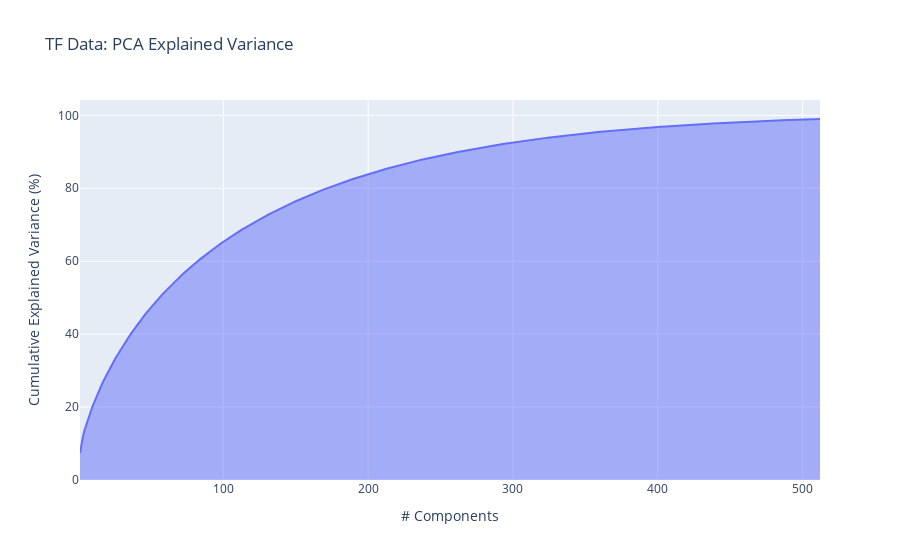
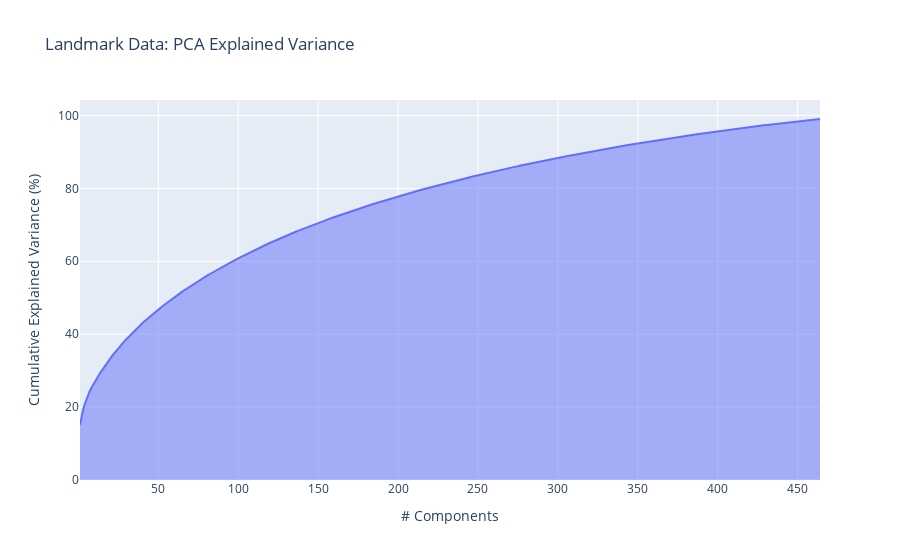
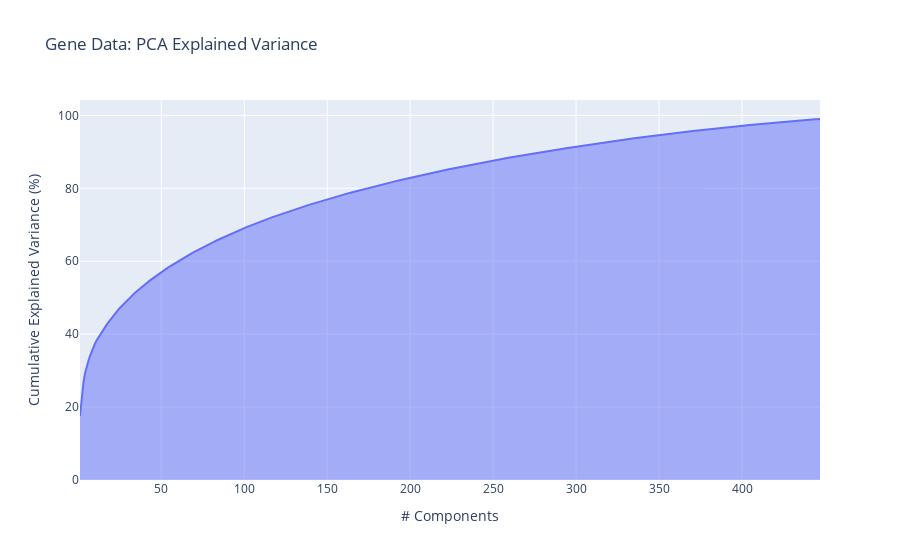
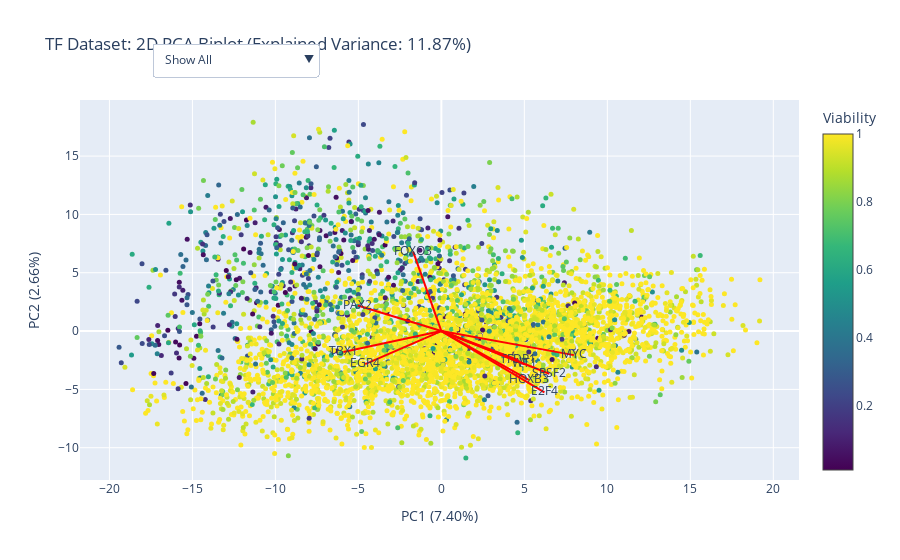

Write notebook code for charts like these, in order.
### Markdown cell above
## Dimensionality Reduction and High-Dimensional Data Visualization

To enhance the interpretability of our high-dimensional datasets (Transcriptomics and Gene Expression data), we apply **dimensionality reduction** techniques. These steps are optional and can be toggled based on the project configuration. Below is an outline of the methodology:

---

### 1. **Variance Thresholding**
   - **Objective**: Reduce the number of features by removing those with low variance across samples, as they contribute little to predictive power.
   - **Process**:
     - Separate features and the target (viability).
     - Apply the `VarianceThreshold` technique using configurable thresholds specific to each dataset.
     - Retain only features with variance above the set threshold.
   - **Impact**:
     - Variance Thresholding reduces the dimensionality of the data while retaining the most informative features.
   - **Outcome**:
     - Both datasets (TF and Gene data) are reduced in feature dimensionality, and the shapes are logged for reference.

### 2. **Principal Component Analysis (PCA)**
   - **Objective**: Reduce the dataset's dimensionality while preserving most of the variance.
   - **Steps**:
     1. **Perform PCA**:
        - Extract the variance ratio and compute the principal components for both datasets.
        - Configure the amount of variance to retain (e.g., 95%).
     2. **Scree Plot**:
        - Visualize the explained variance ratio of each principal component to determine the retained dimensionality.
     3. **2D and 3D Biplots**:
        - Visualize the data in lower dimensions (2D and 3D) for interpretability and exploration of variance patterns.
        - Highlight the top contributing features (loadings) in the reduced space.
   - **Visual Outputs**:
     - **Scree Plots**: Show the cumulative explained variance across principal components.
     - **2D and 3D PCA Biplots**:
       - Represent the samples in the reduced dimensional space.
       - Include annotated loadings of the top contributing features for interpretability.

---

### 3. **t-SNE Visualization**
   - **Objective**: Visualize the complex patterns and relationships in the high-dimensional data by mapping it to 2D or 3D spaces.
   - **Steps**:
     - Perform t-SNE on the PCA-transformed data to further highlight separations or clusters within the data.
     - Visualize both datasets in 2D and 3D spaces.
   - **Visual Outputs**:
     - **2D t-SNE Plots**: Provide a planar visualization of clusters in the reduced feature space.
     - **3D t-SNE Plots**: Add depth to the visualization for better exploration of high-dimensional relationships.

---

### Summary of Configurable Steps
1. **Variance Thresholding**: Enabled/disabled via `config["preprocess"]["use_vt"]`.
2. **PCA**: Enabled/disabled via `config["preprocess"]["use_pca"]` with adjustable variance thresholds for TF and Gene datasets.
3. **t-SNE**: Automatically applied on PCA-transformed data for enhanced visualization.

These dimensionality reduction and visualization techniques help ensure that we retain meaningful information while exploring patterns in the data. They provide a strong foundation for understanding the datasets before applying predictive modeling.

### Code cell
## Perform Feature Selection and Dimensionality Reduction
if config["preprocess"]["use_vt"]:
    # Separate features and target
    tf_features = tf_df.drop(columns=["viability"])
    tf_target = tf_df["viability"]
    landmark_features = landmark_df.drop(columns=["viability"])
    landmark_target = landmark_df["viability"]
    gene_features = gene_df.drop(columns=["viability"])
    gene_target = gene_df["viability"]

    # Instantiate separate VarianceThreshold selectors for each dataset
    tf_selector = VarianceThreshold(threshold=config["preprocess"]["vt_threshold_tf"])
    landmark_selector = VarianceThreshold(
        threshold=config["preprocess"]["vt_threshold_landmark"]
    )
    gene_selector = VarianceThreshold(
        threshold=config["preprocess"]["vt_threshold_gene"]
    )

    # Apply VarianceThreshold to the features
    tf_features_selected = tf_selector.fit_transform(tf_features)
    landmark_features_selected = landmark_selector.fit_transform(landmark_features)
    gene_features_selected = gene_selector.fit_transform(gene_features)

    # Convert the results back to DataFrames
    tf_features_selected = pd.DataFrame(
        tf_features_selected, columns=tf_features.columns[tf_selector.get_support()]
    )
    landmark_features_selected = pd.DataFrame(
        landmark_features_selected,
        columns=landmark_features.columns[landmark_selector.get_support()],
    )
    gene_features_selected = pd.DataFrame(
        gene_features_selected,
        columns=gene_features.columns[gene_selector.get_support()],
    )

    # Concatenate the target column back to the selected features
    tf_df = pd.concat([tf_features_selected, tf_target.reset_index(drop=True)], axis=1)
    landmark_df = pd.concat(
        [landmark_features_selected, landmark_target.reset_index(drop=True)], axis=1
    )
    gene_df = pd.concat(
        [gene_features_selected, gene_target.reset_index(drop=True)], axis=1
    )

    # Log the shape of the datasets after applying VarianceThreshold
    logging.debug(
        f"TF data shape after VarianceThreshold: {tf_df.shape}, Landmark data shape after VarianceThreshold: {landmark_df.shape}, Gene data shape after VarianceThreshold: {gene_df.shape}")

if config["preprocess"]["use_pca"]:
    # Step 1: Extract the original feature names
    tf_feature_names = X_tf_train.columns.to_list()
    landmark_feature_names = X_landmark_train.columns.to_list() 
    gene_feature_names = X_gene_train.columns.to_list()

    # Step 2: Perform PCA
    X_tf_train_pca, tf_pca = perform_pca(
        X_tf_train, config["preprocess"]["pca_var_tf"]
    )
    X_landmark_train_pca, landmark_pca = perform_pca(
        X_landmark_train, config["preprocess"]["pca_var_landmark"]
    )
    X_gene_train_pca, gene_pca = perform_pca(
        X_gene_train, config["preprocess"]["pca_var_gene"]
    )

    logging.debug(
        f"TF data shape after PCA: {X_tf_train_pca.shape}, Landmark data shape after PCA: {X_landmark_train_pca.shape}, Gene data shape after PCA: {X_gene_train_pca.shape}"
    )
    # Step 3: Scree Plot
    plot_pca_variance(tf_pca, "TF Data", save_path="../assets/figures/Phase 1/TF_PCA_Scree_Plot.html")
    plot_pca_variance(landmark_pca, "Landmark Data", save_path="../assets/figures/Phase 1/Landmark_PCA_Scree_Plot.html")
    plot_pca_variance(gene_pca, "Gene Data", save_path="../assets/figures/Phase 1/Gene_PCA_Scree_Plot.html")

    # Step 4: 3D PCA Biplots
    create_pca_biplot(
        pca=tf_pca,
        X=X_tf_train_pca,
        Y=y_tf_train,
        features=tf_feature_names,
        dimension="2D",
        dataset_name="TF Dataset",
        top_n_loadings=10,
        sample_size=30000,
        loading_scale=10,
        save_path="../assets/figures/Phase 1/TF_PCA_Biplot.html",
    )
    
    create_pca_biplot(
        pca=landmark_pca,
        X=X_landmark_train_pca,
        Y=y_landmark_train,
        features=landmark_feature_names,
        dimension="2D",
        dataset_name="Landmark Dataset",
        top_n_loadings=10,
        sample_size=30000,
        loading_scale=10,
        save_path="../assets/figures/Phase 1/Landmark_PCA_Biplot.html",
    )

    # create_pca_biplot(
    #     pca=gene_pca,
    #     X=X_gene_train_pca,
    #     Y=y_gene_train,
    #     features=gene_feature_names,
    #     dimension="2D",
    #     dataset_name="Gene Dataset",
    #     top_n_loadings=10,
    #     sample_size=1000,
    #     loading_scale=10,
    #     save_path="../assets/figures/Phase 1/Gene_PCA_Biplot.html",
    # )

    # # Step 5: TSNE Plots
    # create_tsne_plot(
    #     X_tf_train_pca,
    #     y_tf_train,
    #     target_column="viability",
    #     sample_size=1000,
    #     dimension="2D",
    #     dataset_name="TF Data TSNE",
    #     save_path="../assets/figures/Phase 1/TF_TSNE_Plot.html",
    # )

    # create_tsne_plot(
    #     X_gene_train_pca,
    #     y_gene_train,
    #     target_column="viability",
    #     sample_size=1000,
    #     dimension="3D",
    #     dataset_name="Gene Data TSNE",
    #     save_path="../assets/figures/Phase 1/Gene_TSNE_Plot.html",
    # )

### Figure 1 — Plotly figure (JSON) as saved in the notebook; plotly's stock layout.template omitted (floating-point values rounded to 4 significant figures; data arrays with more than 128 entries replaced by an {"elided": "..."} marker saying what was removed)
{"data": [{"fillpattern": {"shape": ""}, "hovertemplate": "# Components=%{x}<br>Cumulative Explained Variance (%)=%{y}<extra></extra>", "legendgroup": "", "line": {"color": "#636efa"}, "marker": {"symbol": "circle"}, "mode": "lines", "name": "", "orientation": "v", "showlegend": false, "stackgroup": "1", "type": "scatter", "x": {"elided": "512 int values"}, "xaxis": "x", "y": {"elided": "512 float values"}, "yaxis": "y"}], "layout": {"legend": {"tracegroupgap": 0}, "title": {"text": "TF Data: PCA Explained Variance"}, "xaxis": {"anchor": "y", "domain": [0, 1], "title": {"text": "# Components"}}, "yaxis": {"anchor": "x", "domain": [0, 1], "title": {"text": "Cumulative Explained Variance (%)"}}}}

### Figure 2 — Plotly figure (JSON) as saved in the notebook; plotly's stock layout.template omitted (floating-point values rounded to 4 significant figures; data arrays with more than 128 entries replaced by an {"elided": "..."} marker saying what was removed)
{"data": [{"fillpattern": {"shape": ""}, "hovertemplate": "# Components=%{x}<br>Cumulative Explained Variance (%)=%{y}<extra></extra>", "legendgroup": "", "line": {"color": "#636efa"}, "marker": {"symbol": "circle"}, "mode": "lines", "name": "", "orientation": "v", "showlegend": false, "stackgroup": "1", "type": "scatter", "x": {"elided": "464 int values"}, "xaxis": "x", "y": {"elided": "464 float values"}, "yaxis": "y"}], "layout": {"legend": {"tracegroupgap": 0}, "title": {"text": "Landmark Data: PCA Explained Variance"}, "xaxis": {"anchor": "y", "domain": [0, 1], "title": {"text": "# Components"}}, "yaxis": {"anchor": "x", "domain": [0, 1], "title": {"text": "Cumulative Explained Variance (%)"}}}}

### Figure 3 — Plotly figure (JSON) as saved in the notebook; plotly's stock layout.template omitted (floating-point values rounded to 4 significant figures; data arrays with more than 128 entries replaced by an {"elided": "..."} marker saying what was removed)
{"data": [{"fillpattern": {"shape": ""}, "hovertemplate": "# Components=%{x}<br>Cumulative Explained Variance (%)=%{y}<extra></extra>", "legendgroup": "", "line": {"color": "#636efa"}, "marker": {"symbol": "circle"}, "mode": "lines", "name": "", "orientation": "v", "showlegend": false, "stackgroup": "1", "type": "scatter", "x": {"elided": "447 int values"}, "xaxis": "x", "y": {"elided": "447 float values"}, "yaxis": "y"}], "layout": {"legend": {"tracegroupgap": 0}, "title": {"text": "Gene Data: PCA Explained Variance"}, "xaxis": {"anchor": "y", "domain": [0, 1], "title": {"text": "# Components"}}, "yaxis": {"anchor": "x", "domain": [0, 1], "title": {"text": "Cumulative Explained Variance (%)"}}}}

### Figure 4 — Plotly figure (JSON) as saved in the notebook; plotly's stock layout.template omitted (floating-point values rounded to 4 significant figures; data arrays with more than 128 entries replaced by an {"elided": "..."} marker saying what was removed)
{"data": [{"marker": {"color": {"elided": "5000 float values"}, "colorbar": {"title": {"text": "Viability"}}, "colorscale": [[0, "#440154"], [0.1111, "#482878"], [0.2222, "#3e4989"], [0.3333, "#31688e"], [0.4444, "#26828e"], [0.5556, "#1f9e89"], [0.6667, "#35b779"], [0.7778, "#6ece58"], [0.8889, "#b5de2b"], [1, "#fde725"]], "showscale": true, "size": 5}, "mode": "markers", "name": "Data Points (2D)", "showlegend": false, "type": "scatter", "visible": true, "x": {"elided": "5000 float values"}, "y": {"elided": "5000 float values"}}, {"line": {"color": "red", "width": 2}, "mode": "lines+text", "showlegend": false, "text": [null, "PAX2"], "type": "scatter", "visible": true, "x": [0, -5.04], "y": [0, 2.19]}, {"line": {"color": "red", "width": 2}, "mode": "lines+text", "showlegend": false, "text": [null, "WT1"], "type": "scatter", "visible": true, "x": [0, 5.002], "y": [0, -2.855]}, {"line": {"color": "red", "width": 2}, "mode": "lines+text", "showlegend": false, "text": [null, "HOXB3"], "type": "scatter", "visible": true, "x": [0, 5.266], "y": [0, -4.177]}, {"line": {"color": "red", "width": 2}, "mode": "lines+text", "showlegend": false, "text": [null, "TBX1"], "type": "scatter", "visible": true, "x": [0, -5.905], "y": [0, -1.797]}, {"line": {"color": "red", "width": 2}, "mode": "lines+text", "showlegend": false, "text": [null, "EGR4"], "type": "scatter", "visible": true, "x": [0, -4.588], "y": [0, -2.836]}, {"line": {"color": "red", "width": 2}, "mode": "lines+text", "showlegend": false, "text": [null, "TFDP1"], "type": "scatter", "visible": true, "x": [0, 4.62], "y": [0, -2.485]}, {"line": {"color": "red", "width": 2}, "mode": "lines+text", "showlegend": false, "text": [null, "FOXO3"], "type": "scatter", "visible": true, "x": [0, -1.7], "y": [0, 6.803]}, {"line": {"color": "red", "width": 2}, "mode": "lines+text", "showlegend": false, "text": [null, "SRSF2"], "type": "scatter", "visible": true, "x": [0, 6.504], "y": [0, -3.662]}, {"line": {"color": "red", "width": 2}, "mode": "lines+text", "showlegend": false, "text": [null, "MYC"], "type": "scatter", "visible": true, "x": [0, 7.988], "y": [0, -2.062]}, {"line": {"color": "red", "width": 2}, "mode": "lines+text", "showlegend": false, "text": [null, "E2F4"], "type": "scatter", "visible": true, "x": [0, 6.209], "y": [0, -5.253]}, {"marker": {"color": {"elided": "5000 float values"}, "colorbar": {"title": {"text": "Viability"}}, "colorscale": [[0, "#440154"], [0.1111, "#482878"], [0.2222, "#3e4989"], [0.3333, "#31688e"], [0.4444, "#26828e"], [0.5556, "#1f9e89"], [0.6667, "#35b779"], [0.7778, "#6ece58"], [0.8889, "#b5de2b"], [1, "#fde725"]], "showscale": true, "size": 5}, "mode": "markers", "name": "Data Points (3D)", "showlegend": false, "type": "scatter3d", "visible": false, "x": {"elided": "5000 float values"}, "y": {"elided": "5000 float values"}, "z": {"elided": "5000 float values"}}, {"line": {"color": "red", "width": 2}, "mode": "lines+text", "showlegend": false, "text": [null, "PAX2"], "type": "scatter3d", "visible": false, "x": [0, -5.04], "y": [0, 2.19], "z": [0, -1.989]}, {"line": {"color": "red", "width": 2}, "mode": "lines+text", "showlegend": false, "text": [null, "WT1"], "type": "scatter3d", "visible": false, "x": [0, 5.002], "y": [0, -2.855], "z": [0, -1.546]}, {"line": {"color": "red", "width": 2}, "mode": "lines+text", "showlegend": false, "text": [null, "HOXB3"], "type": "scatter3d", "visible": false, "x": [0, 5.266], "y": [0, -4.177], "z": [0, 0.1103]}, {"line": {"color": "red", "width": 2}, "mode": "lines+text", "showlegend": false, "text": [null, "TBX1"], "type": "scatter3d", "visible": false, "x": [0, -5.905], "y": [0, -1.797], "z": [0, -1.913]}, {"line": {"color": "red", "width": 2}, "mode": "lines+text", "showlegend": false, "text": [null, "EGR4"], "type": "scatter3d", "visible": false, "x": [0, -4.588], "y": [0, -2.836], "z": [0, -2.385]}, {"line": {"color": "red", "width": 2}, "mode": "lines+text", "showlegend": false, "text": [null, "TFDP1"], "type": "scatter3d", "visible": false, "x": [0, 4.62], "y": [0, -2.485], "z": [0, -2.833]}, {"line": {"color": "red", "width": 2}, "mode": "lines+text", "showlegend": false, "text": [null, "FOXO3"], "type": "scatter3d", "visible": false, "x": [0, -1.7], "y": [0, 6.803], "z": [0, -1.758]}, {"line": {"color": "red", "width": 2}, "mode": "lines+text", "showlegend": false, "text": [null, "SRSF2"], "type": "scatter3d", "visible": false, "x": [0, 6.504], "y": [0, -3.662], "z": [0, 0.1508]}, {"line": {"color": "red", "width": 2}, "mode": "lines+text", "showlegend": false, "text": [null, "MYC"], "type": "scatter3d", "visible": false, "x": [0, 7.988], "y": [0, -2.062], "z": [0, 0.9676]}, {"line": {"color": "red", "width": 2}, "mode": "lines+text", "showlegend": false, "text": [null, "E2F4"], "type": "scatter3d", "visible": false, "x": [0, 6.209], "y": [0, -5.253], "z": [0, -1.711]}], "layout": {"scene": {"xaxis": {"visible": false}, "yaxis": {"visible": false}, "zaxis": {"visible": false}}, "title": {"text": "TF Dataset: 2D PCA Biplot (Explained Variance: 11.87%)"}, "updatemenus": [{"buttons": [{"args": [{"visible": [true, true, true, true, true, true, true, true, true, true, true, false, false, false, false, false, false, false, false, false, false, false]}, {}], "label": "Show All", "method": "update"}, {"args": [{"visible": [true, false, false, false, false, false, false, false, false, false, false, false, false, false, false, false, false, false, false, false, false, false]}, {}], "label": "Show Data Points Only", "method": "update"}, {"args": [{"visible": [false, true, true, true, true, true, true, true, true, true, true, false, false, false, false, false, false, false, false, false, false, false]}, {}], "label": "Show Loadings Only", "method": "update"}], "direction": "down", "showactive": true, "x": 0.1, "xanchor": "left", "y": 1.15, "yanchor": "top"}], "xaxis": {"title": {"text": "PC1 (7.40%)"}}, "yaxis": {"title": {"text": "PC2 (2.66%)"}}}}
